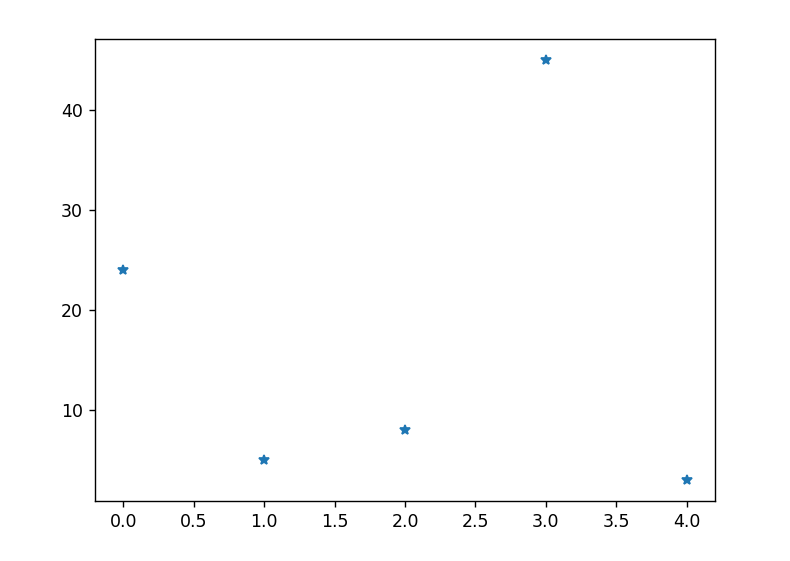

The Python source for this figure:
import matplotlib.pyplot as plt
import numpy as np

ypoints=np.array([24,5,8,45,3])

plt.plot(ypoints,"*")
plt.show()
